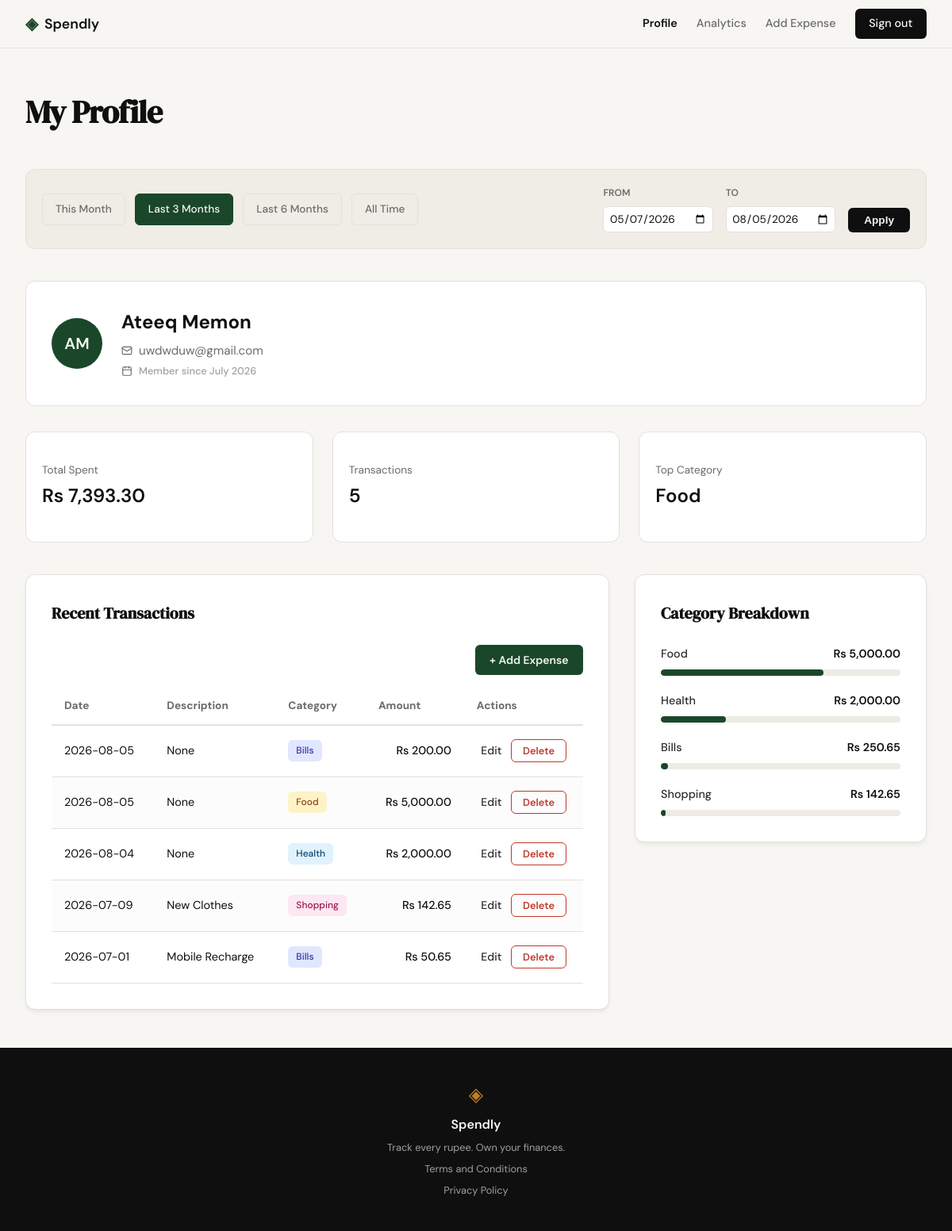
The app's page /profile?date_from=2026-05-07&date_to=2026-08-05 (signed in) with its own data.
### tables this page shows
CREATE TABLE users (
                id INTEGER PRIMARY KEY AUTOINCREMENT,
                name TEXT NOT NULL,
                email TEXT UNIQUE NOT NULL,
                password_hash TEXT NOT NULL,
                created_at TEXT DEFAULT (datetime('now'))
            );

CREATE TABLE expenses (
                id INTEGER PRIMARY KEY AUTOINCREMENT,
                user_id INTEGER NOT NULL,
                amount REAL NOT NULL,
                category TEXT NOT NULL,
                date TEXT NOT NULL,
                description TEXT,
                created_at TEXT DEFAULT (datetime('now')),
                FOREIGN KEY (user_id) REFERENCES users (id)
            );

### app.py (the view)
@app.route("/profile")
def profile():
    if not session.get("user_id"):
        flash("Please log in to access your profile.", "error")
        return redirect(url_for("login"))
    user_id = session["user_id"]
    date_from = request.args.get("date_from")
    date_to = request.args.get("date_to")
    validated_from = None
    validated_to = None
    if date_from and date_to:
        try:
            validated_from = datetime.strptime(date_from, "%Y-%m-%d").date()
            validated_to = datetime.strptime(date_to, "%Y-%m-%d").date()
            if validated_from > validated_to:
                flash("Start date must be before end date.", "error")
                validated_from = validated_to = None
        except ValueError:
            validated_from = validated_to = None # Explicitly reset
    today = datetime.now().date()
    presets = {
        "this_month": {
            "label": "This Month",
            "from": datetime(today.year, today.month, 1).date(),
            "to": today
        },
        "last_3_months": {
            "label": "Last 3 Months",
            "from": today - timedelta(days=90), # Approx 3 months
            "to": today
        },
        "last_6_months": {
            "label": "Last 6 Months",
            "from": today - timedelta(days=180), # Approx 6 months
            "to": today
        },
        "all_time": {
            "label": "All Time",
            "from": None,
            "to": None
        }
    }
    user_info = get_user_by_id(user_id)
    if not user_info:
        flash("User profile not found.", "error")
        return redirect(url_for("login"))
    stats = get_summary_stats(user_id, date_from=validated_from, date_to=validated_to)
    txs = get_recent_transactions(user_id, date_from=validated_from, date_to=validated_to)
    cats = get_category_breakdown(user_id, date_from=validated_from, date_to=validated_to)
    profile_data = {
        "user": {
            "name": user_info["name"],
            "email": user_info["email"],
            "initials": "".join([n[0].upper() for n in user_info["name"].split()]),
            "joined": user_info["member_since"]
        },
        "stats": {
            "total_spent": f"Rs {stats['total_spent']:,.2f}",
            "tx_count": stats["transaction_count"],
            "top_category": stats["top_category"]
        },
        "transactions": [
            {
                "id": tx["id"],
                "date": tx["date"],
                "desc": tx["desc"],
                "category": tx["category"],
                "amount": f"Rs {tx['amount']:,.2f}"
            }
            for tx in txs
        ],
        "categories": [
            {
                "name": cat["name"],
                "amount": f"Rs {cat['amount']:,.2f}",
                "percent": cat["pct"]
            }
            for cat in cats
        ]
    }
    return render_template("profile.html", profile=profile_data, date_from=validated_from, date_to=validated_to, presets=presets)

### database/db.py (called while the page is built)
def get_db():
    conn = sqlite3.connect(DB_PATH)
    conn.row_factory = sqlite3.Row
    conn.execute("PRAGMA foreign_keys = ON")
    return conn

### database/queries.py (called while the page is built)
def get_user_by_id(user_id):
    with get_db() as conn:
        row = conn.execute('SELECT name, email, created_at FROM users WHERE id = ?', (user_id,)).fetchone()
        if not row:
            return None
        try:
            dt = datetime.strptime(row['created_at'], '%Y-%m-%d %H:%M:%S')
            member_since = dt.strftime('%B %Y')
        except (ValueError, TypeError):
            member_since = "Unknown"
        return {
            "name": row['name'],
            "email": row['email'],
            "member_since": member_since
        }

### templates/profile.html (shortened to what this page needs)
{% extends "base.html" %}
{% block content %}
<div class="profile-container">
    <header class="profile-header">
        <h1 class="profile-title">My Profile</h1>
    </header>
    <section class="profile-filter-bar">
        <div class="filter-presets">
            {% for id, preset in presets.items() %}
            <a href="{{ url_for('profile', date_from=preset.from, date_to=preset.to) }}"
               class="filter-btn {{ 'active' if (date_from == preset.from and date_to == preset.to) else '' }}">
                {{ preset.label }}
            </a>
            {% endfor %}
        </div>
        <form class="filter-custom-range" method="GET" action="{{ url_for('profile') }}">
            <div class="input-group">
                <label for="date_from">From</label>
                <input type="date" id="date_from" name="date_from" value="{{ date_from or '' }}">
            </div>
            <div class="input-group">
                <label for="date_to">To</label>
                <input type="date" id="date_to" name="date_to" value="{{ date_to or '' }}">
            </div>
            <button type="submit" class="btn-apply">Apply</button>
        </form>
    </section>
    <section class="profile-user-card">
        <div class="user-info-wrapper">
            <div class="avatar-circle">
                {{ profile.user.initials }}
            </div>
            <div class="user-details">
                <h2 class="user-name">{{ profile.user.name }}</h2>
                <div class="user-email-row">
                    <i data-lucide="mail" class="inline-icon"></i>
                    <span class="user-email">{{ profile.user.email }}</span>
                </div>
                <div class="user-meta-row">
                    <i data-lucide="calendar" class="inline-icon"></i>
                    <span class="user-meta">Member since {{ profile.user.joined }}</span>
                </div>
            </div>
        </div>
    </section>
    <section class="profile-stats-row">
        <div class="summary-card">
            <div class="stat-content">
                <span class="stat-label">Total Spent</span>
                <span class="stat-value">{{ profile.stats.total_spent }}</span>
            </div>
        </div>
        <div class="summary-card">
            <div class="stat-content">
                <span class="stat-label">Transactions</span>
                <span class="stat-value">{{ profile.stats.tx_count }}</span>
            </div>
        </div>
        <div class="summary-card">
            <div class="stat-content">
                <span class="stat-label">Top Category</span>
                <span class="stat-value">{{ profile.stats.top_category }}</span>
            </div>
        </div>
    </section>
    <div class="profile-grid">
        <section class="profile-section">
            <div class="dashboard-card">
                <h3 class="section-title">Recent Transactions</h3>
                <div class="table-actions">
                    <a href="{{ url_for('add_expense') }}" class="btn-add-expense">+ Add Expense</a>
                </div>
                <div class="table-responsive">
                    <table class="dashboard-table">
                        <thead>
                            <tr>
                                <th>Date</th>
                                <th>Description</th>
                                <th>Category</th>
                                <th class="text-right">Amount</th>
                                <th class="text-center">Actions</th>
                            </tr>
                        </thead>
                        <tbody>
                            {% for tx in profile.transactions %}
                            <tr>
                                <td>{{ tx.date }}</td>
                                <td>{{ tx.desc }}</td>
                                <td>
                                    <span class="category-badge badge-{{ tx.category|lower }}">
                                        {{ tx.category }}
                                    </span>
                                </td>
                                <td class="text-right amount">{{ tx.amount }}</td>
                                <td class="text-center">
                                    <div class="actions-row">
                                        <a href="{{ url_for('edit_expense', id=tx.id) }}" class="action-link-edit">Edit</a>
                                        <form action="{{ url_for('delete_expense', id=tx.id) }}" method="POST" class="inline-form">
                                            <button type="submit" class="action-btn-delete" onclick="return confirm('Delete this expense?')">
                                                Delete
                                            </button>
                                        </form>
                                    </div>
                                </td>
                            </tr>
                            {% endfor %}
                        </tbody>
                    </table>
                </div>
            </div>
        </section>
        <section class="profile-section">
            <div class="dashboard-card">
                <h3 class="section-title">Category Breakdown</h3>
                <div class="category-list">
                    {% for cat in profile.categories %}
                    <div class="category-item">
                        <div class="category-info">
                            <span class="cat-name">{{ cat.name }}</span>
                            <span class="cat-amount">{{ cat.amount }}</span>
                        </div>
                        <div class="progress-bar-container">
                            <div class="progress-bar" style="width: {{ cat.percent }}%;"></div>
                        </div>
                    </div>
                    {% endfor %}
                </div>
            </div>
        </section>
    </div>
</div>
{% endblock %}

### records on screen
users: user.name "Ateeq Memon", user.email "uwdwduw@gmail.com"
expenses: date "2026-08-05", desc "None", category "Bills", amount "Rs 200.00"
expenses: date "2026-08-05", desc "None", category "Food", amount "Rs 5,000.00"
expenses: date "2026-08-04", desc "None", category "Health", amount "Rs 2,000.00"
expenses: date "2026-07-09", desc "New Clothes", category "Shopping", amount "Rs 142.65"
expenses: date "2026-07-01", desc "Mobile Recharge", category "Bills", amount "Rs 50.65"

### other values on screen
{{ preset.label }} "This Month" "Last 3 Months" "Last 6 Months" "All Time"
{{ profile.user.initials }} "AM"
{{ profile.user.joined }} "July 2026"
{{ profile.stats.total_spent }} "Rs 7,393.30"
{{ profile.stats.tx_count }} "5"
{{ profile.stats.top_category }} "Food"
{{ cat.name }} "Food" "Health" "Bills" "Shopping"
{{ cat.amount }} "Rs 5,000.00" "Rs 2,000.00" "Rs 250.65" "Rs 142.65"
